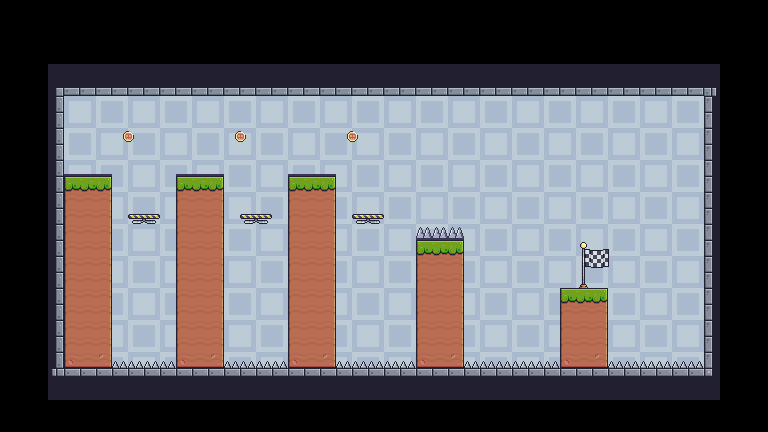

This game map was drawn from its Tiled (.tmx) file and the tilesets committed beside it. A one-line description and the trimmed map source follow:
An orthogonal 48x27 tile map with 16x16 px tiles, 8 tile layers (background, platforms, falling_platforms, static_spikes, ...), 7 tilesets and 10 objects.

<map version="1.9" tiledversion="1.9.1" orientation="orthogonal" renderorder="left-up" width="48" height="27" tilewidth="16" tileheight="16" infinite="0" nextlayerid="12" nextobjectid="14">
 <tileset firstgid="1" source="Terrain.tsx" />
 <tileset firstgid="243" source="static_spikes.tsx" />
 <tileset firstgid="244" source="spikes.tsx" />
 <tileset firstgid="248" source="coin.tsx" />
 <tileset firstgid="249" source="end_point.tsx" />
 <tileset firstgid="259" source="Backgrounds.tsx" />
 <tileset firstgid="266" source="falling_platform.tsx" />
 <layer id="1" name="background" width="48" height="27" locked="1">
  <data>[1296 cells, 50 non-empty, 1 distinct tile ids]</data>
 </layer>
 <layer id="2" name="platforms" width="48" height="27" locked="1">
  <data>[1296 cells, 349 non-empty, 18 distinct tile ids]</data>
 </layer>
 <layer id="11" name="falling_platforms" width="48" height="27" locked="1">
  <data>[1296 cells, 3 non-empty, 1 distinct tile ids]</data>
 </layer>
 <layer id="4" name="static_spikes" width="48" height="27" locked="1">
  <properties>
   <property name="rotation" type="float" value="0" />
  </properties>
  <data>[1296 cells, 25 non-empty, 1 distinct tile ids]</data>
 </layer>
 <layer id="6" name="non_active_spikes" width="48" height="27" locked="1">
  <properties>
   <property name="rotation" type="float" value="0" />
  </properties>
  <data>[1296 cells, 9 non-empty, 1 distinct tile ids]</data>
 </layer>
 <layer id="5" name="active_spikes" width="48" height="27" locked="1">
  <properties>
   <property name="rotation" type="float" value="0" />
  </properties>
  <data>[1296 cells, 3 non-empty, 1 distinct tile ids]</data>
 </layer>
 <layer id="3" name="coins" width="48" height="27" locked="1">
  <data>[1296 cells, 3 non-empty, 1 distinct tile ids]</data>
 </layer>
 <layer id="7" name="end_point" width="48" height="27" locked="1">
  <data>[1296 cells, 1 non-empty, 1 distinct tile ids]</data>
 </layer>
 <objectgroup id="9" name="collided_objects" locked="1">
  <object id="1" x="64" y="176" width="48" height="192" />
  <object id="2" x="560" y="288" width="48" height="80" />
  <object id="6" x="176" y="176" width="48" height="192" />
  <object id="13" x="288" y="176" width="48" height="192" />
  <object id="12" x="416" y="240" width="48" height="128" />
  <object id="7" x="64" y="64" width="640" height="32" />
  <object id="8" x="704" y="96" width="32" height="272" />
  <object id="9" x="32" y="96" width="32" height="272" />
  <object id="10" x="64" y="368" width="640" height="32" />
 </objectgroup>
 <objectgroup id="10" name="player" locked="1">
  <object id="11" x="80" y="128" />
 </objectgroup>
</map>
